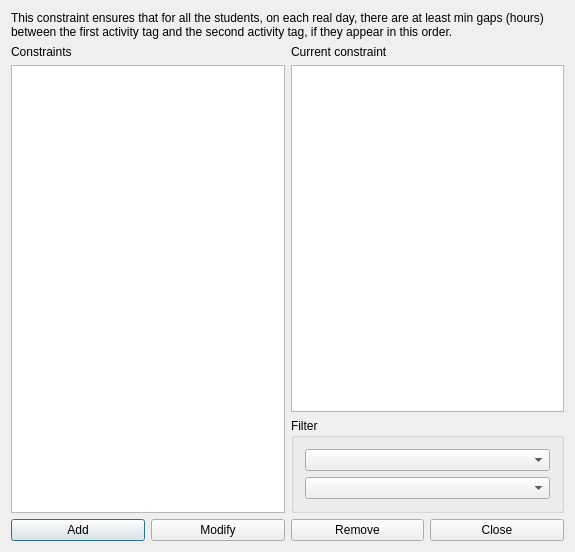
<?xml version="1.0" encoding="UTF-8"?>
<ui version="4.0">
 <class>ConstraintStudentsMinGapsBetweenOrderedPairOfActivityTagsPerRealDayForm_template</class>
 <widget class="QDialog" name="ConstraintStudentsMinGapsBetweenOrderedPairOfActivityTagsPerRealDayForm_template">
  <property name="geometry">
   <rect>
    <x>0</x>
    <y>0</y>
    <width>575</width>
    <height>552</height>
   </rect>
  </property>
  <property name="windowTitle">
   <string extracomment="This is the title of the dialog to see the list of all constraints of this type">Constraints students min gaps between ordered pair of activity tags per real day</string>
  </property>
  <layout class="QGridLayout" name="gridLayout_2">
   <item row="0" column="0" colspan="2">
    <widget class="QLabel" name="textLabel1">
     <property name="sizePolicy">
      <sizepolicy hsizetype="Minimum" vsizetype="Minimum">
       <horstretch>0</horstretch>
       <verstretch>0</verstretch>
      </sizepolicy>
     </property>
     <property name="text">
      <string>This constraint ensures that for all the students, on each real day, there are at least min gaps (hours) between the first activity tag and the second activity tag, if they appear in this order.</string>
     </property>
     <property name="wordWrap">
      <bool>true</bool>
     </property>
    </widget>
   </item>
   <item row="1" column="1">
    <layout class="QVBoxLayout" name="verticalLayout_2">
     <item>
      <widget class="QLabel" name="currentConstraintTextLabel">
       <property name="text">
        <string>Current constraint</string>
       </property>
       <property name="wordWrap">
        <bool>false</bool>
       </property>
      </widget>
     </item>
     <item>
      <widget class="QPlainTextEdit" name="currentConstraintTextEdit"/>
     </item>
    </layout>
   </item>
   <item row="2" column="1">
    <widget class="QGroupBox" name="filterGroupBox">
     <property name="title">
      <string>Filter</string>
     </property>
     <layout class="QGridLayout" name="gridLayout">
      <item row="0" column="0">
       <widget class="QComboBox" name="firstActivityTagComboBox"/>
      </item>
      <item row="1" column="0">
       <widget class="QComboBox" name="secondActivityTagComboBox"/>
      </item>
     </layout>
    </widget>
   </item>
   <item row="3" column="0" colspan="2">
    <layout class="QHBoxLayout" name="horizontalLayout">
     <item>
      <widget class="QPushButton" name="addConstraintPushButton">
       <property name="text">
        <string>Add</string>
       </property>
      </widget>
     </item>
     <item>
      <widget class="QPushButton" name="modifyConstraintPushButton">
       <property name="text">
        <string>Modify</string>
       </property>
      </widget>
     </item>
     <item>
      <widget class="QPushButton" name="removeConstraintPushButton">
       <property name="text">
        <string>Remove</string>
       </property>
      </widget>
     </item>
     <item>
      <widget class="QPushButton" name="closePushButton">
       <property name="text">
        <string>Close</string>
       </property>
      </widget>
     </item>
    </layout>
   </item>
   <item row="1" column="0" rowspan="2">
    <layout class="QVBoxLayout" name="verticalLayout">
     <item>
      <widget class="QLabel" name="constraintsTextLabel">
       <property name="frameShape">
        <enum>QFrame::NoFrame</enum>
       </property>
       <property name="frameShadow">
        <enum>QFrame::Plain</enum>
       </property>
       <property name="text">
        <string>Constraints</string>
       </property>
       <property name="wordWrap">
        <bool>false</bool>
       </property>
      </widget>
     </item>
     <item>
      <widget class="QListWidget" name="constraintsListWidget"/>
     </item>
    </layout>
   </item>
  </layout>
 </widget>
 <layoutdefault spacing="6" margin="11"/>
 <resources/>
 <connections/>
</ui>
